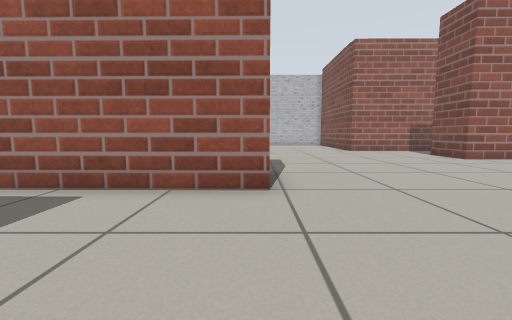
[1] (above)

21 first-person views from a walk through a Gazebo world. The camera is 0.5 m above the floor, tilts 6° down and sees 90° across. The floor is counted in squares, 0.5 m on a side. Each view is taken from the middle of a square. On the plan, view 1 faces up. The plan holds only what a view shows up to about 11 squares ahead; the rest is blank. Simple shapes stand in for some stock models. Some surface patterns are stand-ins.

[2]
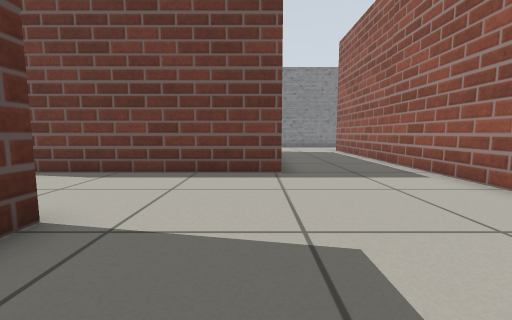

[3]
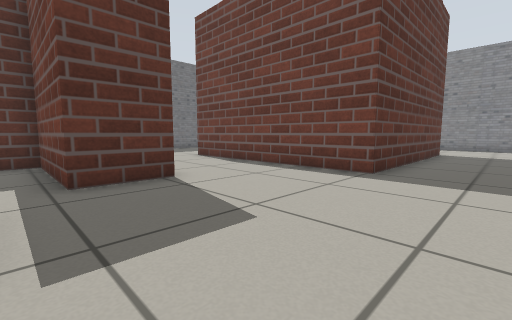

[4]
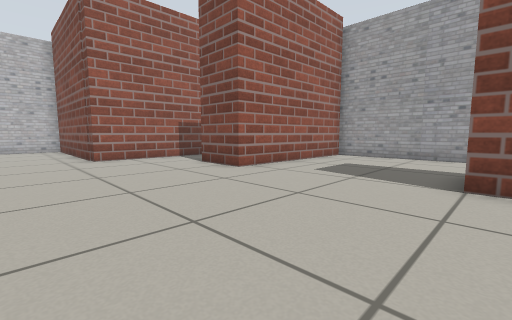

[5]
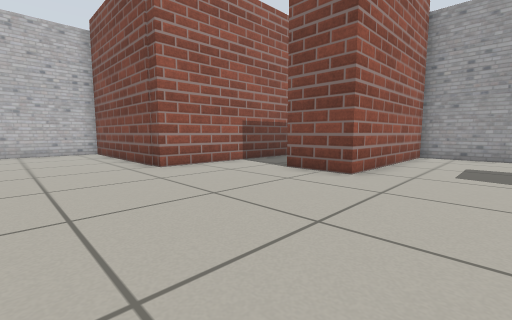

[6]
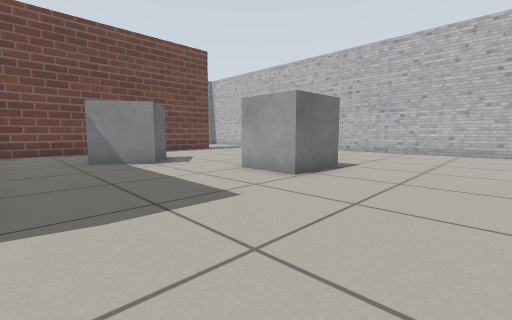

[7]
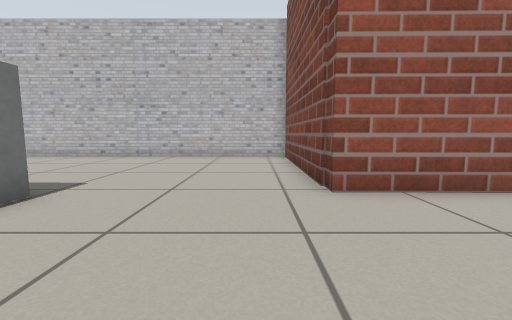

[8]
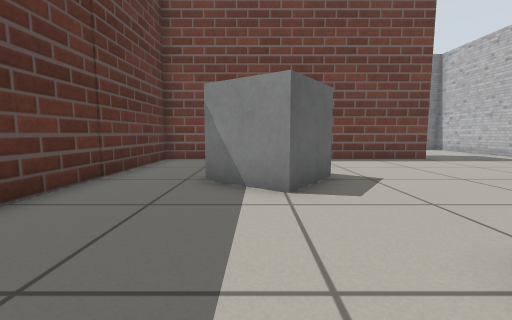

[9]
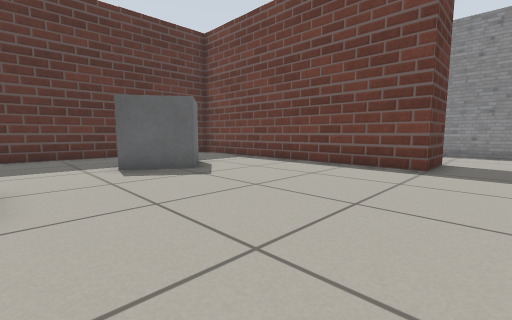

[10]
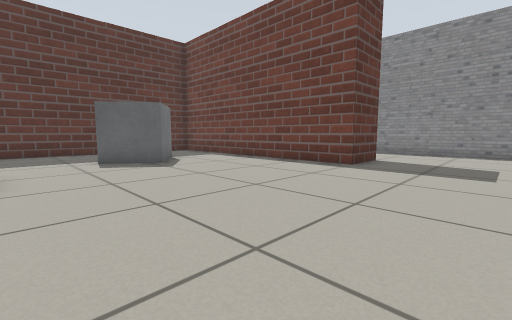

[11]
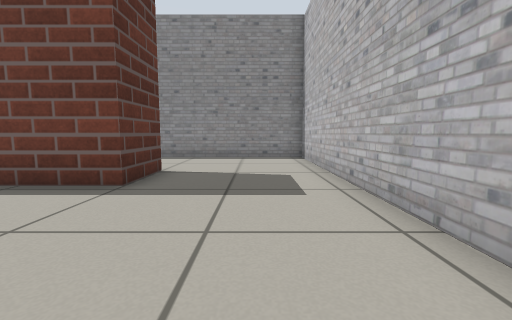

[12]
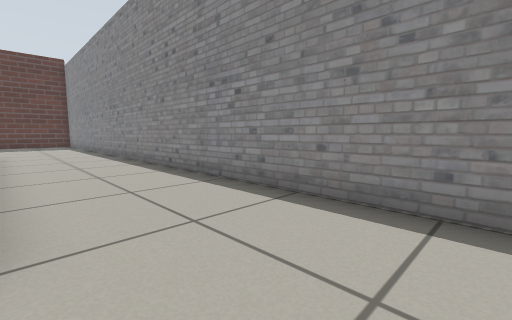

[13]
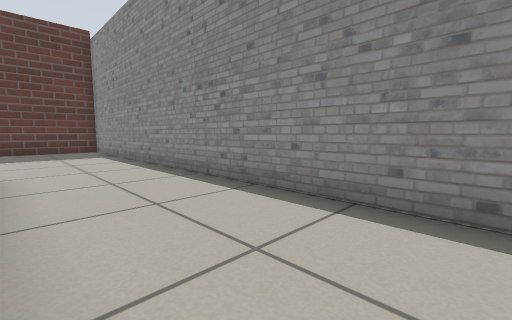

[14]
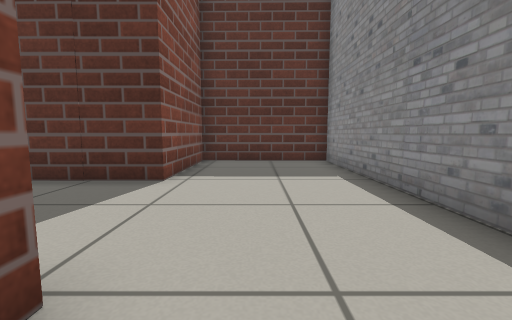

[15]
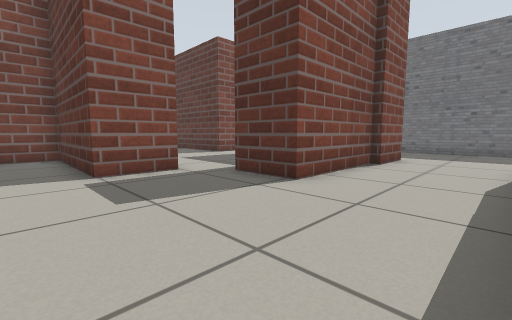

[16]
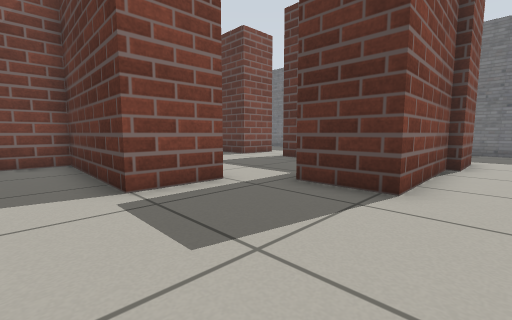

[17]
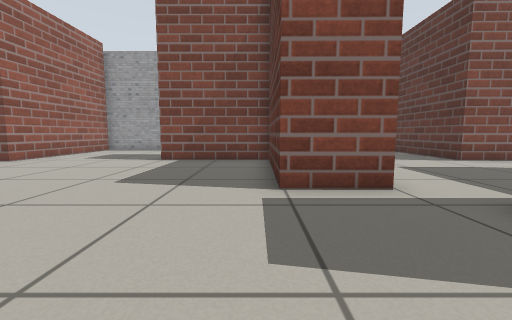

[18]
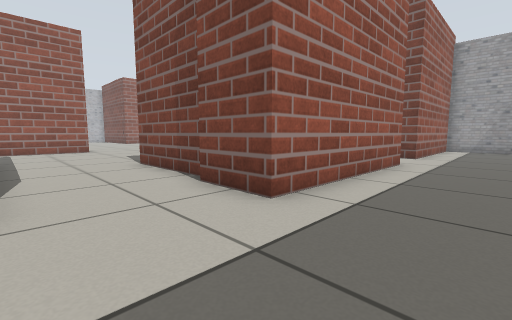

[19]
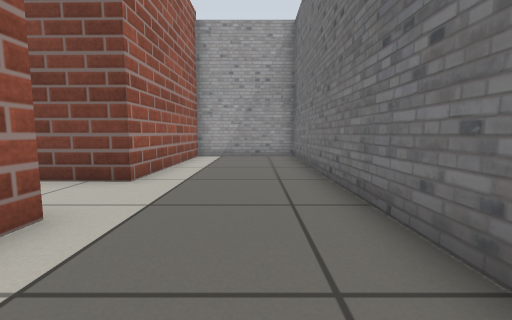

[20]
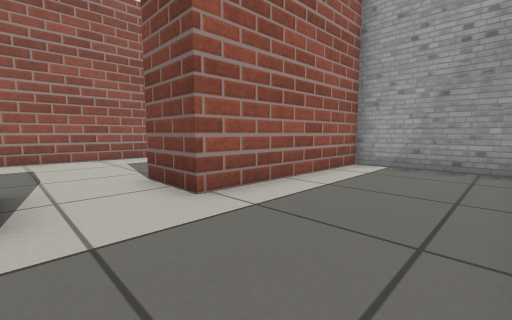

[21]
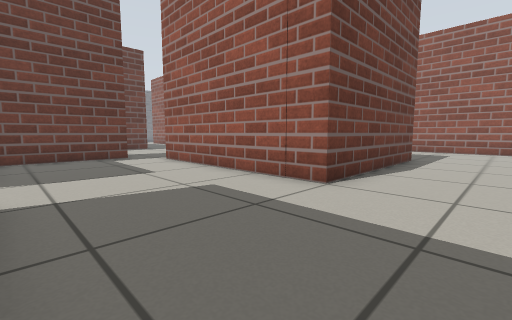

### Floor plan
Key: @ floor where view 1 was taken; # wall or solid block; . floor; B brick block; G grey box.
Columns run from 16 left of view 1 to 14 right of it. Each row starts with its distance up from view 1.
 21 ######################
 20 #....................B
 19 #....................B
 18 #....................B
 17 #....................B
 16 #....BB..............B
 15 #.... B..............B
 14 #.... B........ G.....BBBBBB
 13 #.... B........ G..........
 12 #.... B........GG.........
 11 #.... B...GGG...........B
 10 #.... B..G G............BBBBBB#
  9 #.... B....G..................#
  8 #.... B.......................#
  7 #.... B.......................#
  6 #...   BBBBBBBB  .............#
  5 #...    BBBBBBBBB.............#
  4 #.....  .................BB...
  3 #........................BB...
  2 #........................BB...
  1 #........................ B...
  0 #....BBBBBBBB...@...BBBBBBB...
 -1 #....B       .......BBBBBBB...
 -2 #....B      B.................
 -3 #BBBBB      B...BBB...........
 -4             B...B B...........
 -5             B...B B...........
 -6             B...B B...........
 -7             B...B BB BB.BBBB
 -8              ...BBBBBBB.BBBBBBB
 -9              .................#
-10              .................#
-11              .................#
-12              ....   ..........#
-13              ####    ##########

Positions as (right, up) in squares from view 1, and headings:
1: (0, 0), facing up
2: (3, 0), facing left
3: (3, 3), facing down-left
4: (3, 4), facing up-right
5: (2, 7), facing up-right
6: (4, 7), facing up-left
7: (4, 10), facing up
8: (0, 10), facing left
9: (-2, 18), facing down-left
10: (-2, 20), facing down-left
11: (-5, 19), facing left
12: (-12, 19), facing down-left
13: (-12, 12), facing down-left
14: (-13, 6), facing down
15: (-3, 2), facing down-right
16: (-1, 2), facing down-right
17: (-1, 1), facing right
18: (-3, -11), facing up-right
19: (3, -11), facing right
20: (6, -12), facing up-right
21: (13, -6), facing up-left
